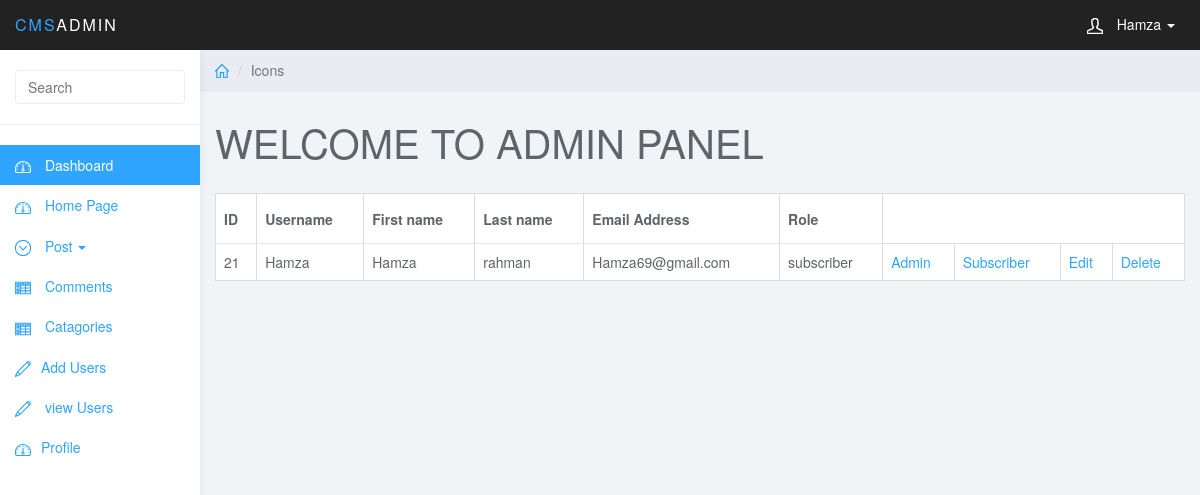
Page /Admin/user.php (signed in) on the committed database.
### tables this page shows
CREATE TABLE `user` (
  `user_id` int(3) NOT NULL,
  `username` varchar(255) NOT NULL,
  `user_password` varchar(255) NOT NULL,
  `user_firstname` varchar(255) NOT NULL,
  `user_lastname` varchar(255) NOT NULL,
  `user_email` varchar(255) NOT NULL,
  `user_image` text NOT NULL,
  `user_role` varchar(255) NOT NULL,
  `randSalt` varchar(255) NOT NULL DEFAULT '$2y$10$somebodytryroaddme2'
);

### Admin/include/view_all_user.php (the view, shortened to what this page needs)
<table class="table table-bordered table-hover">
	<thead>
		<tr>
			<th>ID</th>
			<th>Username</th>
			<th>First name</th>
			<th>Last name</th>
			<th>Email Address</th>
			<th>Role</th>
		</tr>
	</thead>
	<tbody>
		<?php
			$qr = $conn->query("SELECT * FROM user");
			while ($row = $qr->fetch(PDO::FETCH_ASSOC)) {
				$user_id = $row['user_id'];
				$username = $row['username'];
				$user_firstname = $row['user_firstname'];
				$user_lastname = $row['user_lastname'];
				$user_email = $row['user_email'];
				$user_role = $row['user_role'];
				echo "<tr>";
				echo "<td>{$user_id}</td>";
				echo "<td>{$username}</td>";
				echo "<td>{$user_firstname}</td>";
				echo "<td>{$user_lastname}</td>";
				echo "<td>{$user_email}</td>";
				echo "<td>{$user_role}</td>";
				echo "<td><a href='user.php?change_to_admin={$user_id}'>Admin</a></td>";
				echo "<td><a href='user.php?change_to_subs={$user_id}'>Subscriber</a></td>";
				echo "<td><a href='user.php?source=edit&id={$user_id}'>Edit</a></td>";
				echo "<td><a onClick=\" javascript: return confirm('Are you sure want to delete ?') \" href='user.php?delete={$user_id}'>Delete</a></td>";
				echo "</tr>";
			}
		?>
	</tbody>
</table>

### Admin/css/styles.css (style rules this page uses)
body { background: #f1f4f7; padding-top: 50px; color: #5f6468; }
a, a:hover, a:focus { color: #30a5ff; }
.table { background: #fff; }
.table>thead>tr>th { border-bottom: 1px solid #e6e7e8; vertical-align: middle; height: 50px; }

### rows in the picture
user: user_id "21", username "Hamza", user_firstname "Hamza", user_lastname "rahman", user_email "Hamza69@gmail.com", user_role "subscriber"

### other values in the picture
$username "Hamza"
